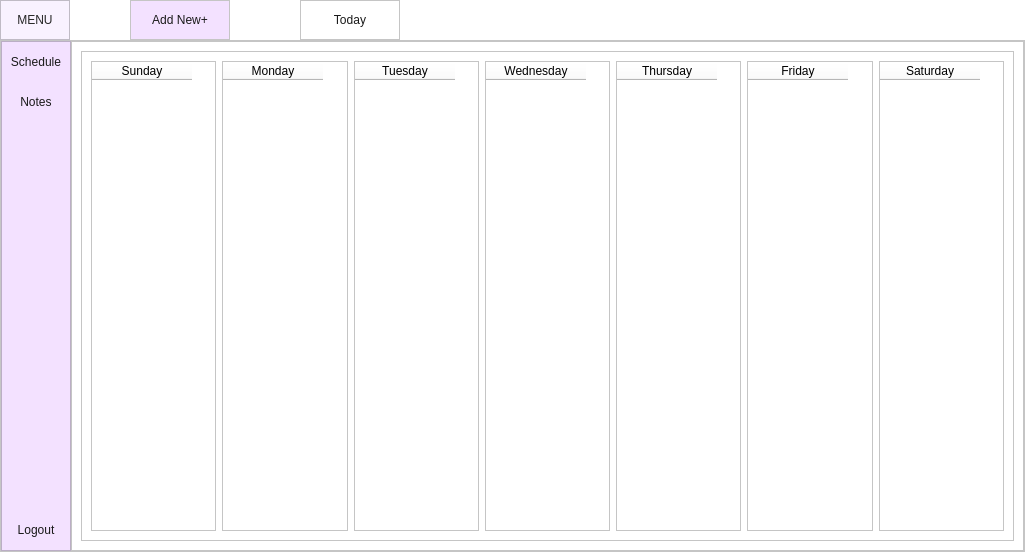
<?xml version="1.0" encoding="UTF-8"?>
<ui version="4.0">
 <class>MainWindow</class>
 <widget class="QMainWindow" name="MainWindow">
  <property name="geometry">
   <rect>
    <x>0</x>
    <y>0</y>
    <width>1025</width>
    <height>552</height>
   </rect>
  </property>
  <property name="minimumSize">
   <size>
    <width>1000</width>
    <height>500</height>
   </size>
  </property>
  <property name="windowTitle">
   <string>MainWindow</string>
  </property>
  <property name="styleSheet">
   <string notr="true">
background-color: rgb(255, 255, 255);</string>
  </property>
  <widget class="QWidget" name="centralwidget">
   <layout class="QVBoxLayout" name="verticalLayout">
    <property name="spacing">
     <number>0</number>
    </property>
    <property name="leftMargin">
     <number>0</number>
    </property>
    <property name="topMargin">
     <number>0</number>
    </property>
    <property name="rightMargin">
     <number>0</number>
    </property>
    <property name="bottomMargin">
     <number>0</number>
    </property>
    <item>
     <widget class="QFrame" name="Top_Bar">
      <property name="maximumSize">
       <size>
        <width>16777215</width>
        <height>40</height>
       </size>
      </property>
      <property name="styleSheet">
       <string notr="true">
background-color: rgb(253, 243, 255);</string>
      </property>
      <property name="frameShape">
       <enum>QFrame::NoFrame</enum>
      </property>
      <property name="frameShadow">
       <enum>QFrame::Raised</enum>
      </property>
      <layout class="QHBoxLayout" name="horizontalLayout">
       <property name="spacing">
        <number>0</number>
       </property>
       <property name="leftMargin">
        <number>0</number>
       </property>
       <property name="topMargin">
        <number>0</number>
       </property>
       <property name="rightMargin">
        <number>0</number>
       </property>
       <property name="bottomMargin">
        <number>0</number>
       </property>
       <item>
        <widget class="QFrame" name="frame_toggle">
         <property name="maximumSize">
          <size>
           <width>70</width>
           <height>40</height>
          </size>
         </property>
         <property name="styleSheet">
          <string notr="true">background-color: rgb(249, 242, 255);</string>
         </property>
         <property name="frameShape">
          <enum>QFrame::StyledPanel</enum>
         </property>
         <property name="frameShadow">
          <enum>QFrame::Raised</enum>
         </property>
         <layout class="QVBoxLayout" name="verticalLayout_2">
          <property name="spacing">
           <number>0</number>
          </property>
          <property name="leftMargin">
           <number>0</number>
          </property>
          <property name="topMargin">
           <number>0</number>
          </property>
          <property name="rightMargin">
           <number>0</number>
          </property>
          <property name="bottomMargin">
           <number>0</number>
          </property>
          <item>
           <widget class="QPushButton" name="btn_toggle">
            <property name="sizePolicy">
             <sizepolicy hsizetype="Expanding" vsizetype="Expanding">
              <horstretch>0</horstretch>
              <verstretch>0</verstretch>
             </sizepolicy>
            </property>
            <property name="styleSheet">
             <string notr="true">color: rgb(39, 39, 39);
border: 0px solid;</string>
            </property>
            <property name="text">
             <string>MENU</string>
            </property>
           </widget>
          </item>
         </layout>
        </widget>
       </item>
       <item>
        <widget class="QFrame" name="frame_top">
         <property name="styleSheet">
          <string notr="true">background-color: rgb(255, 255, 255);</string>
         </property>
         <property name="frameShape">
          <enum>QFrame::NoFrame</enum>
         </property>
         <property name="frameShadow">
          <enum>QFrame::Raised</enum>
         </property>
         <layout class="QHBoxLayout" name="horizontalLayout_5">
          <property name="spacing">
           <number>0</number>
          </property>
          <property name="leftMargin">
           <number>0</number>
          </property>
          <property name="topMargin">
           <number>0</number>
          </property>
          <property name="rightMargin">
           <number>0</number>
          </property>
          <property name="bottomMargin">
           <number>0</number>
          </property>
          <item>
           <spacer name="horizontalSpacer">
            <property name="orientation">
             <enum>Qt::Horizontal</enum>
            </property>
            <property name="sizeType">
             <enum>QSizePolicy::Maximum</enum>
            </property>
            <property name="sizeHint" stdset="0">
             <size>
              <width>60</width>
              <height>20</height>
             </size>
            </property>
           </spacer>
          </item>
          <item>
           <widget class="QFrame" name="frame_2">
            <property name="minimumSize">
             <size>
              <width>80</width>
              <height>0</height>
             </size>
            </property>
            <property name="maximumSize">
             <size>
              <width>100</width>
              <height>16777215</height>
             </size>
            </property>
            <property name="frameShape">
             <enum>QFrame::StyledPanel</enum>
            </property>
            <property name="frameShadow">
             <enum>QFrame::Raised</enum>
            </property>
            <layout class="QHBoxLayout" name="horizontalLayout_4">
             <property name="spacing">
              <number>0</number>
             </property>
             <property name="leftMargin">
              <number>0</number>
             </property>
             <property name="topMargin">
              <number>0</number>
             </property>
             <property name="rightMargin">
              <number>0</number>
             </property>
             <property name="bottomMargin">
              <number>0</number>
             </property>
             <item>
              <widget class="QPushButton" name="btn_add_new">
               <property name="sizePolicy">
                <sizepolicy hsizetype="Expanding" vsizetype="Expanding">
                 <horstretch>0</horstretch>
                 <verstretch>0</verstretch>
                </sizepolicy>
               </property>
               <property name="styleSheet">
                <string notr="true">QPushButton{
	
	color: rgb(25, 25, 25);
	background-color: rgb(243, 225, 255);
	border: 0px solid
}
QPushButton:hover{
background-color: rgb(228, 196, 255)
}
QPushButton:checked{
background-color: rgb(255, 255, 255);
}</string>
               </property>
               <property name="text">
                <string>Add New+</string>
               </property>
              </widget>
             </item>
            </layout>
           </widget>
          </item>
          <item>
           <spacer name="horizontalSpacer_2">
            <property name="orientation">
             <enum>Qt::Horizontal</enum>
            </property>
            <property name="sizeType">
             <enum>QSizePolicy::Preferred</enum>
            </property>
            <property name="sizeHint" stdset="0">
             <size>
              <width>70</width>
              <height>20</height>
             </size>
            </property>
           </spacer>
          </item>
          <item>
           <widget class="QFrame" name="frame_3">
            <property name="sizePolicy">
             <sizepolicy hsizetype="Expanding" vsizetype="Expanding">
              <horstretch>0</horstretch>
              <verstretch>0</verstretch>
             </sizepolicy>
            </property>
            <property name="minimumSize">
             <size>
              <width>80</width>
              <height>0</height>
             </size>
            </property>
            <property name="maximumSize">
             <size>
              <width>100</width>
              <height>16777215</height>
             </size>
            </property>
            <property name="frameShape">
             <enum>QFrame::StyledPanel</enum>
            </property>
            <property name="frameShadow">
             <enum>QFrame::Raised</enum>
            </property>
            <layout class="QVBoxLayout" name="verticalLayout_8">
             <property name="spacing">
              <number>0</number>
             </property>
             <property name="leftMargin">
              <number>0</number>
             </property>
             <property name="topMargin">
              <number>0</number>
             </property>
             <property name="rightMargin">
              <number>0</number>
             </property>
             <property name="bottomMargin">
              <number>0</number>
             </property>
             <item>
              <widget class="QPushButton" name="btn_today">
               <property name="sizePolicy">
                <sizepolicy hsizetype="Expanding" vsizetype="Expanding">
                 <horstretch>0</horstretch>
                 <verstretch>0</verstretch>
                </sizepolicy>
               </property>
               <property name="styleSheet">
                <string notr="true">QPushButton{
	
	color: rgb(25, 25, 25);
	background-color: rgb(255, 255, 255);
	border: 0px solid
}
QPushButton:hover{
	background-color: rgb(216, 211, 215);
}
QPushButton:checked{
background-color: rgb(216, 211, 215);
}</string>
               </property>
               <property name="text">
                <string>Today</string>
               </property>
              </widget>
             </item>
            </layout>
           </widget>
          </item>
          <item>
           <spacer name="horizontalSpacer_3">
            <property name="orientation">
             <enum>Qt::Horizontal</enum>
            </property>
            <property name="sizeHint" stdset="0">
             <size>
              <width>591</width>
              <height>20</height>
             </size>
            </property>
           </spacer>
          </item>
         </layout>
        </widget>
       </item>
      </layout>
     </widget>
    </item>
    <item>
     <widget class="QFrame" name="Content">
      <property name="frameShape">
       <enum>QFrame::NoFrame</enum>
      </property>
      <property name="frameShadow">
       <enum>QFrame::Raised</enum>
      </property>
      <layout class="QHBoxLayout" name="horizontalLayout_2">
       <property name="spacing">
        <number>0</number>
       </property>
       <property name="leftMargin">
        <number>0</number>
       </property>
       <property name="topMargin">
        <number>0</number>
       </property>
       <property name="rightMargin">
        <number>0</number>
       </property>
       <property name="bottomMargin">
        <number>0</number>
       </property>
       <item>
        <widget class="QFrame" name="frame">
         <property name="frameShape">
          <enum>QFrame::StyledPanel</enum>
         </property>
         <property name="frameShadow">
          <enum>QFrame::Raised</enum>
         </property>
         <layout class="QHBoxLayout" name="horizontalLayout_3">
          <property name="spacing">
           <number>0</number>
          </property>
          <property name="leftMargin">
           <number>0</number>
          </property>
          <property name="topMargin">
           <number>0</number>
          </property>
          <property name="rightMargin">
           <number>0</number>
          </property>
          <property name="bottomMargin">
           <number>0</number>
          </property>
          <item>
           <widget class="QFrame" name="frame_left_menu">
            <property name="minimumSize">
             <size>
              <width>70</width>
              <height>0</height>
             </size>
            </property>
            <property name="maximumSize">
             <size>
              <width>70</width>
              <height>16777215</height>
             </size>
            </property>
            <property name="styleSheet">
             <string notr="true">background-color: rgb(243, 225, 255);</string>
            </property>
            <property name="frameShape">
             <enum>QFrame::StyledPanel</enum>
            </property>
            <property name="frameShadow">
             <enum>QFrame::Raised</enum>
            </property>
            <layout class="QVBoxLayout" name="verticalLayout_3">
             <property name="spacing">
              <number>6</number>
             </property>
             <property name="leftMargin">
              <number>0</number>
             </property>
             <property name="topMargin">
              <number>0</number>
             </property>
             <property name="rightMargin">
              <number>0</number>
             </property>
             <property name="bottomMargin">
              <number>0</number>
             </property>
             <item>
              <widget class="QFrame" name="frame_top_menus">
               <property name="frameShape">
                <enum>QFrame::NoFrame</enum>
               </property>
               <property name="frameShadow">
                <enum>QFrame::Raised</enum>
               </property>
               <layout class="QVBoxLayout" name="verticalLayout_4">
                <property name="spacing">
                 <number>0</number>
                </property>
                <property name="leftMargin">
                 <number>0</number>
                </property>
                <property name="topMargin">
                 <number>0</number>
                </property>
                <property name="rightMargin">
                 <number>0</number>
                </property>
                <property name="bottomMargin">
                 <number>0</number>
                </property>
                <item>
                 <widget class="QPushButton" name="btn_menu_1">
                  <property name="minimumSize">
                   <size>
                    <width>0</width>
                    <height>40</height>
                   </size>
                  </property>
                  <property name="styleSheet">
                   <string notr="true">QPushButton{
	
	color: rgb(25, 25, 25);
	background-color: rgb(243, 225, 255);
	border: 0px solid
}
QPushButton:hover{
background-color: rgb(255, 255, 255);
}
QPushButton:checked{
background-color: rgb(255, 255, 255);
}</string>
                  </property>
                  <property name="text">
                   <string>Schedule</string>
                  </property>
                  <property name="checkable">
                   <bool>true</bool>
                  </property>
                 </widget>
                </item>
                <item>
                 <widget class="QPushButton" name="btn_menu_2">
                  <property name="minimumSize">
                   <size>
                    <width>0</width>
                    <height>40</height>
                   </size>
                  </property>
                  <property name="styleSheet">
                   <string notr="true">QPushButton{
	
	color: rgb(25, 25, 25);
	background-color: rgb(243, 225, 255);
	border: 0px solid
}
QPushButton:hover{
background-color: rgb(255, 255, 255);
}
QPushButton:checked{
background-color: rgb(255, 255, 255);
}</string>
                  </property>
                  <property name="text">
                   <string>Notes</string>
                  </property>
                  <property name="checkable">
                   <bool>true</bool>
                  </property>
                 </widget>
                </item>
                <item>
                 <spacer name="verticalSpacer">
                  <property name="orientation">
                   <enum>Qt::Vertical</enum>
                  </property>
                  <property name="sizeType">
                   <enum>QSizePolicy::Expanding</enum>
                  </property>
                  <property name="sizeHint" stdset="0">
                   <size>
                    <width>20</width>
                    <height>40</height>
                   </size>
                  </property>
                 </spacer>
                </item>
                <item>
                 <widget class="QPushButton" name="btn_menu_3">
                  <property name="minimumSize">
                   <size>
                    <width>0</width>
                    <height>40</height>
                   </size>
                  </property>
                  <property name="styleSheet">
                   <string notr="true">QPushButton{
	
	color: rgb(25, 25, 25);
	background-color: rgb(243, 225, 255);
	border: 0px solid
}
QPushButton:hover{
background-color: rgb(255, 255, 255);
}
QPushButton:checked{
background-color: rgb(255, 255, 255);
}</string>
                  </property>
                  <property name="text">
                   <string>Logout</string>
                  </property>
                 </widget>
                </item>
               </layout>
              </widget>
             </item>
            </layout>
           </widget>
          </item>
          <item>
           <widget class="QFrame" name="frame_pages">
            <property name="frameShape">
             <enum>QFrame::StyledPanel</enum>
            </property>
            <property name="frameShadow">
             <enum>QFrame::Raised</enum>
            </property>
            <layout class="QVBoxLayout" name="verticalLayout_5">
             <property name="spacing">
              <number>0</number>
             </property>
             <property name="leftMargin">
              <number>0</number>
             </property>
             <property name="topMargin">
              <number>0</number>
             </property>
             <property name="rightMargin">
              <number>0</number>
             </property>
             <property name="bottomMargin">
              <number>0</number>
             </property>
             <item>
              <widget class="QStackedWidget" name="pages_widget">
               <property name="currentIndex">
                <number>0</number>
               </property>
               <widget class="QWidget" name="page_1">
                <property name="sizePolicy">
                 <sizepolicy hsizetype="Expanding" vsizetype="Expanding">
                  <horstretch>0</horstretch>
                  <verstretch>0</verstretch>
                 </sizepolicy>
                </property>
                <layout class="QVBoxLayout" name="verticalLayout_6">
                 <item>
                  <widget class="QFrame" name="frame_7">
                   <property name="frameShape">
                    <enum>QFrame::StyledPanel</enum>
                   </property>
                   <property name="frameShadow">
                    <enum>QFrame::Raised</enum>
                   </property>
                   <layout class="QHBoxLayout" name="horizontalLayout_7">
                    <item>
                     <widget class="QTableWidget" name="tbl_sunday">
                      <column>
                       <property name="text">
                        <string>Sunday</string>
                       </property>
                       <property name="textAlignment">
                        <set>AlignCenter</set>
                       </property>
                      </column>
                     </widget>
                    </item>
                    <item>
                     <widget class="QTableWidget" name="tbl_monday">
                      <column>
                       <property name="text">
                        <string>Monday</string>
                       </property>
                       <property name="textAlignment">
                        <set>AlignCenter</set>
                       </property>
                      </column>
                     </widget>
                    </item>
                    <item>
                     <widget class="QTableWidget" name="tbl_tuesday">
                      <column>
                       <property name="text">
                        <string>Tuesday</string>
                       </property>
                       <property name="textAlignment">
                        <set>AlignCenter</set>
                       </property>
                      </column>
                     </widget>
                    </item>
                    <item>
                     <widget class="QTableWidget" name="tbl_wednesday">
                      <column>
                       <property name="text">
                        <string>Wednesday</string>
                       </property>
                       <property name="textAlignment">
                        <set>AlignCenter</set>
                       </property>
                      </column>
                     </widget>
                    </item>
                    <item>
                     <widget class="QTableWidget" name="tbl_thursday">
                      <column>
                       <property name="text">
                        <string>Thursday</string>
                       </property>
                       <property name="textAlignment">
                        <set>AlignCenter</set>
                       </property>
                      </column>
                     </widget>
                    </item>
                    <item>
                     <widget class="QTableWidget" name="tbl_friday">
                      <column>
                       <property name="text">
                        <string>Friday</string>
                       </property>
                       <property name="textAlignment">
                        <set>AlignCenter</set>
                       </property>
                      </column>
                     </widget>
                    </item>
                    <item>
                     <widget class="QTableWidget" name="tbl_saturday">
                      <column>
                       <property name="text">
                        <string>Saturday</string>
                       </property>
                       <property name="textAlignment">
                        <set>AlignCenter</set>
                       </property>
                      </column>
                     </widget>
                    </item>
                   </layout>
                  </widget>
                 </item>
                </layout>
               </widget>
               <widget class="QWidget" name="page_2">
                <property name="sizePolicy">
                 <sizepolicy hsizetype="Expanding" vsizetype="Expanding">
                  <horstretch>0</horstretch>
                  <verstretch>0</verstretch>
                 </sizepolicy>
                </property>
                <layout class="QVBoxLayout" name="verticalLayout_7">
                 <property name="spacing">
                  <number>0</number>
                 </property>
                 <property name="leftMargin">
                  <number>0</number>
                 </property>
                 <property name="topMargin">
                  <number>0</number>
                 </property>
                 <property name="rightMargin">
                  <number>0</number>
                 </property>
                 <property name="bottomMargin">
                  <number>0</number>
                 </property>
                 <item>
                  <widget class="QFrame" name="frame_4">
                   <property name="sizePolicy">
                    <sizepolicy hsizetype="Expanding" vsizetype="Expanding">
                     <horstretch>0</horstretch>
                     <verstretch>0</verstretch>
                    </sizepolicy>
                   </property>
                   <property name="frameShape">
                    <enum>QFrame::StyledPanel</enum>
                   </property>
                   <property name="frameShadow">
                    <enum>QFrame::Raised</enum>
                   </property>
                   <layout class="QHBoxLayout" name="horizontalLayout_6">
                    <property name="spacing">
                     <number>0</number>
                    </property>
                    <property name="leftMargin">
                     <number>0</number>
                    </property>
                    <property name="topMargin">
                     <number>0</number>
                    </property>
                    <property name="rightMargin">
                     <number>0</number>
                    </property>
                    <property name="bottomMargin">
                     <number>0</number>
                    </property>
                    <item>
                     <widget class="QFrame" name="frame_5">
                      <property name="sizePolicy">
                       <sizepolicy hsizetype="Expanding" vsizetype="Expanding">
                        <horstretch>0</horstretch>
                        <verstretch>0</verstretch>
                       </sizepolicy>
                      </property>
                      <property name="maximumSize">
                       <size>
                        <width>180</width>
                        <height>16777215</height>
                       </size>
                      </property>
                      <property name="frameShape">
                       <enum>QFrame::Box</enum>
                      </property>
                      <property name="frameShadow">
                       <enum>QFrame::Raised</enum>
                      </property>
                      <layout class="QVBoxLayout" name="verticalLayout_9">
                       <property name="spacing">
                        <number>0</number>
                       </property>
                       <property name="leftMargin">
                        <number>0</number>
                       </property>
                       <property name="topMargin">
                        <number>0</number>
                       </property>
                       <property name="rightMargin">
                        <number>0</number>
                       </property>
                       <property name="bottomMargin">
                        <number>0</number>
                       </property>
                       <item>
                        <widget class="QTableWidget" name="tbl_notes_display"/>
                       </item>
                      </layout>
                     </widget>
                    </item>
                    <item>
                     <widget class="QFrame" name="frame_6">
                      <property name="sizePolicy">
                       <sizepolicy hsizetype="Expanding" vsizetype="Expanding">
                        <horstretch>0</horstretch>
                        <verstretch>0</verstretch>
                       </sizepolicy>
                      </property>
                      <property name="frameShape">
                       <enum>QFrame::StyledPanel</enum>
                      </property>
                      <property name="frameShadow">
                       <enum>QFrame::Raised</enum>
                      </property>
                      <widget class="QPushButton" name="btn_new_note">
                       <property name="geometry">
                        <rect>
                         <x>650</x>
                         <y>20</y>
                         <width>98</width>
                         <height>38</height>
                        </rect>
                       </property>
                       <property name="styleSheet">
                        <string notr="true">QPushButton{
	
	color: rgb(25, 25, 25);
	background-color: rgb(243, 225, 255);
	border: 0px solid
}
QPushButton:hover{
background-color: rgb(228, 196, 255)
}
QPushButton:checked{
background-color: rgb(255, 255, 255);
}</string>
                       </property>
                       <property name="text">
                        <string>Save</string>
                       </property>
                      </widget>
                      <widget class="QTextEdit" name="txt_notes">
                       <property name="geometry">
                        <rect>
                         <x>0</x>
                         <y>0</y>
                         <width>771</width>
                         <height>511</height>
                        </rect>
                       </property>
                      </widget>
                      <zorder>txt_notes</zorder>
                      <zorder>btn_new_note</zorder>
                     </widget>
                    </item>
                   </layout>
                  </widget>
                 </item>
                </layout>
               </widget>
              </widget>
             </item>
            </layout>
           </widget>
          </item>
         </layout>
        </widget>
       </item>
      </layout>
     </widget>
    </item>
   </layout>
  </widget>
 </widget>
 <resources/>
 <connections/>
</ui>
